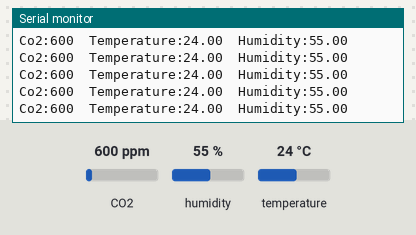
Recording of a sketch running on a simulated ESP32. Shown: the last lines printed to the serial monitor. The test bench sets the inputs (shaded band); at power-on: CO2 600 ppm, humidity 55 %, temperature 24 °C.

Above: at 1.2 s.
1.3 s: CO2 set to 452 ppm
At 1.32 s:
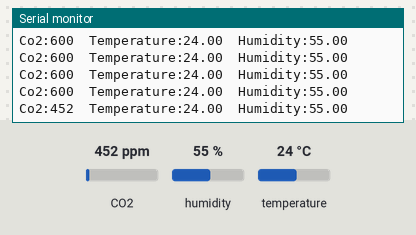
2.8 s: humidity set to 22 %
At 2.83 s:
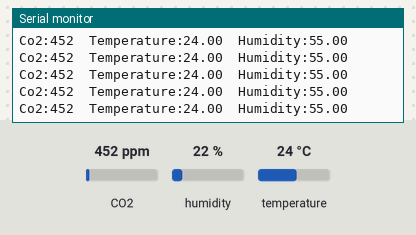
4.3 s: temperature set to 12 °C
At 4.35 s:
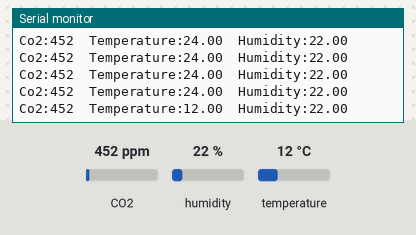

Measured:
- after the input at 1.3 s, the serial monitor: prints a new line at once (image 1)
- after the input at 4.3 s, the serial monitor: prints a new line after 0.05 s (image 3)

The sketch:

ESPr32S3_SCD4x.ino
```cpp
// (licence header left out)
/*****************************************************************************************
**                                                                                      **
**  modified : 2023/09/2 M.Yamazaki                                                     **
**                                                                                      **
**  [ ESPr32S3 + Contaシールド + CO2センサ SCD40搭載モジュール ]                             **
**  [ CO2センサ SCD40搭載モジュール : https://www.switch-science.com/products/7169 ].      **
**  [ Sensirion I2C SCD4x Library: https://github.com/Sensirion/arduino-i2c-scd4x ]     **
**                                                                                      **
******************************************************************************************/
#include <Arduino.h>
#include "espr32s3conta.h"
#include <SensirionI2CScd4x.h>
#include <Wire.h>

SensirionI2CScd4x scd4x;

void printUint16Hex(uint16_t value) {
  Serial.print(value < 4096 ? "0" : "");
  Serial.print(value < 256 ? "0" : "");
  Serial.print(value < 16 ? "0" : "");
  Serial.print(value, HEX);
}

void printSerialNumber(uint16_t serial0, uint16_t serial1, uint16_t serial2) {
  Serial.print("Serial: 0x");
  printUint16Hex(serial0);
  printUint16Hex(serial1);
  printUint16Hex(serial2);
  Serial.println();
}

//------------------------------------------
// Main logics
//------------------------------------------
void setup() {
  Serial.begin(115200);
  while (!Serial) {
    delay(100);
  }
  Wire.begin(SDA, SCL);

  uint16_t error;
  char errorMessage[256];

  scd4x.begin(Wire);

  // stop potentially previously started measurement
  error = scd4x.stopPeriodicMeasurement();
  if (error) {
    Serial.print("Error trying to execute stopPeriodicMeasurement(): ");
    errorToString(error, errorMessage, 256);
    Serial.println(errorMessage);
  }

  uint16_t serial0;
  uint16_t serial1;
  uint16_t serial2;
  error = scd4x.getSerialNumber(serial0, serial1, serial2);
  if (error) {
    Serial.print("Error trying to execute getSerialNumber(): ");
    errorToString(error, errorMessage, 256);
    Serial.println(errorMessage);
  } else {
    printSerialNumber(serial0, serial1, serial2);
  }

  // Start Measurement
  error = scd4x.startPeriodicMeasurement();
  if (error) {
    Serial.print("Error trying to execute startPeriodicMeasurement(): ");
    errorToString(error, errorMessage, 256);
    Serial.println(errorMessage);
  }

  Serial.println("Waiting for first measurement... (5 sec)");
}

void loop() {
  uint16_t error;
  char errorMessage[256];

  delay(100);

  // Read Measurement
  uint16_t co2 = 0;
  float temperature = 0.0f;
  float humidity = 0.0f;
  bool isDataReady = false;
  error = scd4x.getDataReadyFlag(isDataReady);
  if (error) {
    Serial.print("Error trying to execute getDataReadyFlag(): ");
    errorToString(error, errorMessage, 256);
    Serial.println(errorMessage);
    return;
  }
  if (!isDataReady) {
    return;
  }
  error = scd4x.readMeasurement(co2, temperature, humidity);
  if (error) {
    Serial.print("Error trying to execute readMeasurement(): ");
    errorToString(error, errorMessage, 256);
    Serial.println(errorMessage);
  } else if (co2 == 0) {
    Serial.println("Invalid sample detected, skipping.");
  } else {
    Serial.print("Co2:");
    Serial.print(co2);
    Serial.print("\t");
    Serial.print("Temperature:");
    Serial.print(temperature);
    Serial.print("\t");
    Serial.print("Humidity:");
    Serial.println(humidity);
  }
}
```

espr32s3conta.h
```cpp
#ifndef espr32s3conta_h_
#define espr32s3conta_h_

//------------------------------------------
// I2C
//------------------------------------------
#define SDA  17
#define SCL  18

// UART2
#define RXD2 47
#define TXD2  9

// CONTA IO
#define IO3 47
#define IO2  9

// VSPI
#define MOSI  1
#define MISO 40
#define SCK  39
#define SSA   2
#define SSB  38

// DIO
#define DIO1  8
#define DIO2 42

#endif
```
